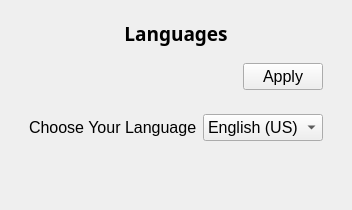
             <widget class="QWidget" name="settings_language_page">
              <layout class="QVBoxLayout" name="verticalLayout_26">
               <item>
                <widget class="QWidget" name="settings_language_content" native="true">
                 <layout class="QVBoxLayout" name="verticalLayout_31">
                  <item>
                   <widget class="QLabel" name="setting_language_page_label">
                    <property name="sizePolicy">
                     <sizepolicy hsizetype="Preferred" vsizetype="Maximum">
                      <horstretch>0</horstretch>
                      <verstretch>0</verstretch>
                     </sizepolicy>
                    </property>
                    <property name="font">
                     <font>
                      <family>Segoe UI Semibold</family>
                      <pointsize>14</pointsize>
                      <bold>true</bold>
                     </font>
                    </property>
                    <property name="text">
                     <string>Languages</string>
                    </property>
                    <property name="alignment">
                     <set>Qt::AlignCenter</set>
                    </property>
                   </widget>
                  </item>
                  <item>
                   <widget class="QWidget" name="language_header" native="true">
                    <layout class="QHBoxLayout" name="horizontalLayout_14">
                     <property name="topMargin">
                      <number>10</number>
                     </property>
                     <item>
                      <spacer name="horizontalSpacer">
                       <property name="orientation">
                        <enum>Qt::Horizontal</enum>
                       </property>
                       <property name="sizeHint" stdset="0">
                        <size>
                         <width>40</width>
                         <height>20</height>
                        </size>
                       </property>
                      </spacer>
                     </item>
                     <item>
                      <widget class="QPushButton" name="apply_language_button">
                       <property name="font">
                        <font>
                         <pointsize>12</pointsize>
                        </font>
                       </property>
                       <property name="cursor">
                        <cursorShape>PointingHandCursor</cursorShape>
                       </property>
                       <property name="text">
                        <string>Apply</string>
                       </property>
                      </widget>
                     </item>
                    </layout>
                   </widget>
                  </item>
                  <item>
                   <widget class="QWidget" name="langauge_content" native="true">
                    <layout class="QHBoxLayout" name="horizontalLayout_15">
                     <item>
                      <widget class="QLabel" name="language_label">
                       <property name="font">
                        <font>
                         <pointsize>12</pointsize>
                        </font>
                       </property>
                       <property name="text">
                        <string>Choose Your Language</string>
                       </property>
                      </widget>
                     </item>
                     <item>
                      <widget class="QComboBox" name="language_comboBox">
                       <property name="font">
                        <font>
                         <pointsize>12</pointsize>
                        </font>
                       </property>
                       <property name="cursor">
                        <cursorShape>ArrowCursor</cursorShape>
                       </property>
                       <item>
                        <property name="text">
                         <string>English (US)</string>
                        </property>
                       </item>
                      </widget>
                     </item>
                    </layout>
                   </widget>
                  </item>
                  <item>
                   <spacer name="verticalSpacer_10">
                    <property name="orientation">
                     <enum>Qt::Vertical</enum>
                    </property>
                    <property name="sizeHint" stdset="0">
                     <size>
                      <width>20</width>
                      <height>40</height>
                     </size>
                    </property>
                   </spacer>
                  </item>
                 </layout>
                </widget>
               </item>
              </layout>
             </widget>
